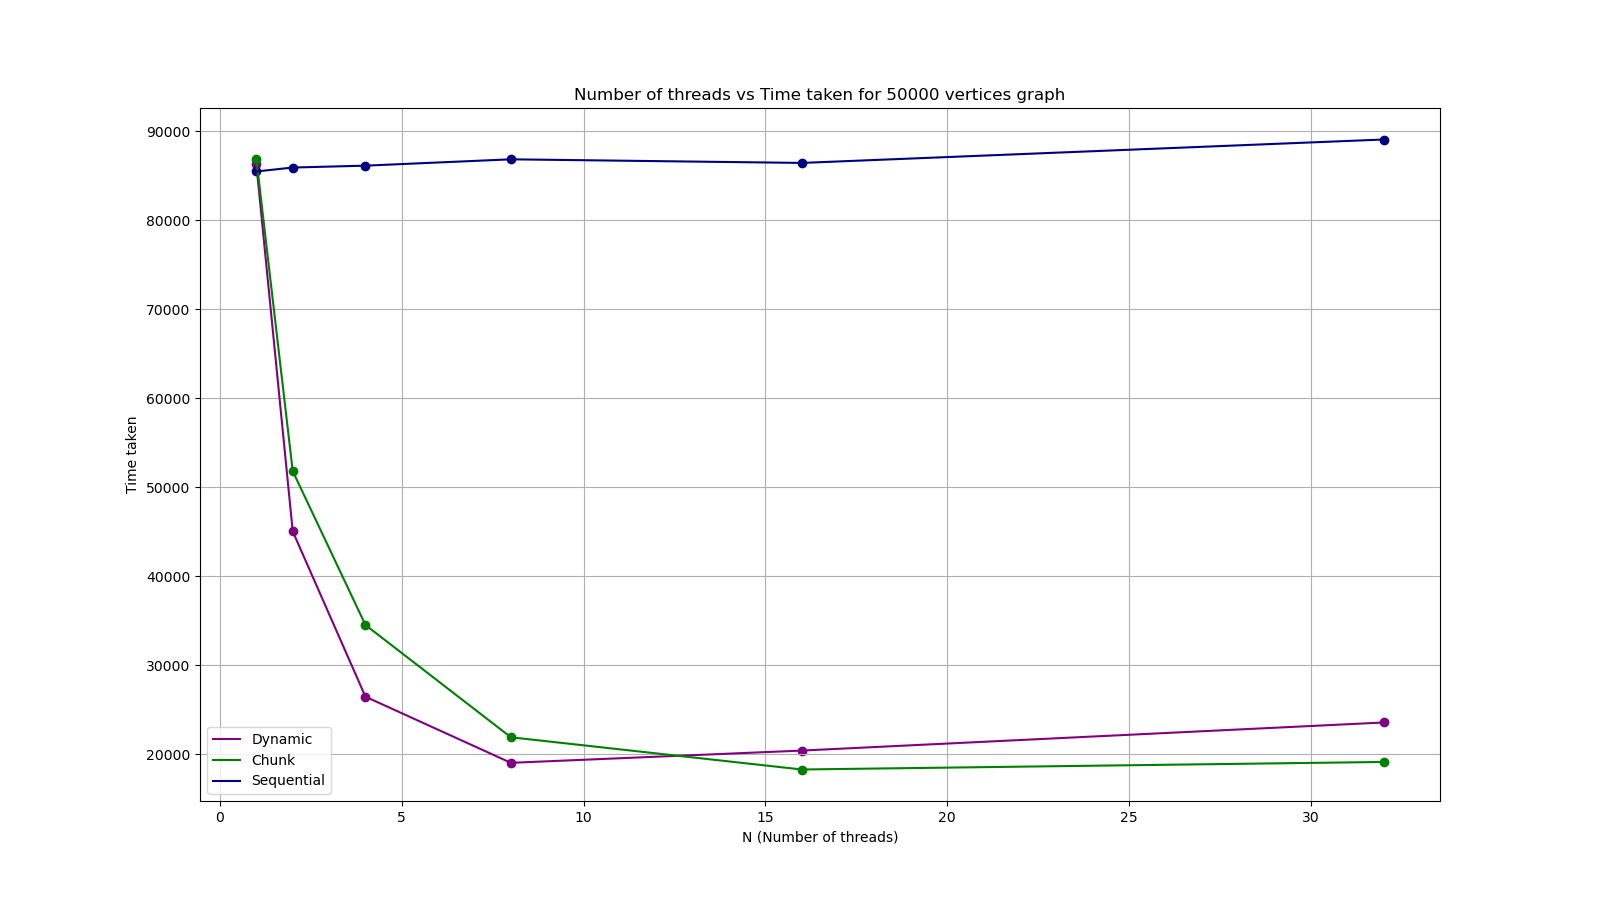

This figure's Python source:
# Throughput Analysis with varying threads: 

import matplotlib.pyplot as plt
import os

def avg(a,b,c,d,e):
    return (a+b+c+d+e)/5


N = [1, 2, 4, 8, 16, 32]
DYNAMIC = [86250, 45024, 26454, 19024, 20402, 23557]
CHUNK = [86860, 51797, 34509, 21895, 18275, 19123]
SEQUENTIAL = [85465, 85905, 86118, 86830, 86424, 89056]

# make a big plot
plt.figure(figsize=(16, 9))

plt.plot(N, DYNAMIC, label='Dynamic', color='purple')
plt.plot(N, CHUNK, label='Chunk', color='green')
plt.plot(N, SEQUENTIAL, label='Sequential', color='navy')

# show grid lines
plt.grid(True)

# show markers
plt.scatter(N, DYNAMIC, color='purple')
plt.scatter(N, CHUNK, color='green')
plt.scatter(N, SEQUENTIAL, color='navy')

plt.xlabel('N (Number of threads)')
plt.ylabel('Time taken')
plt.title('Number of threads vs Time taken for 50000 vertices graph')
plt.legend()
script_name = os.path.splitext(os.path.basename(__file__))[0]
plt.savefig(f"{script_name}.png")
plt.show()
